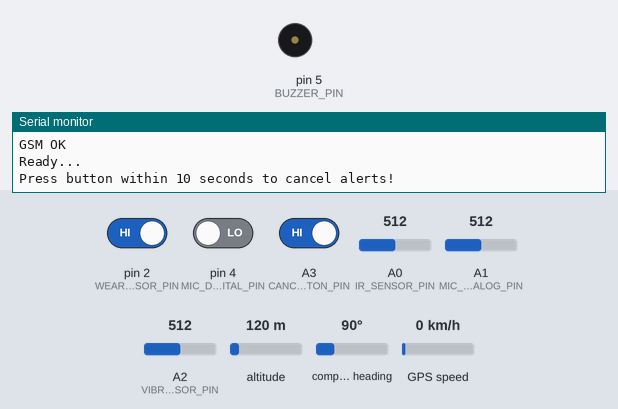
Simulated run of this sketch. Board: Arduino Uno, built with avr-gcc and run on an emulated ATmega328P. On the bench: buzzer (waves = sounding, pin HIGH), the last lines printed to the serial monitor. Inputs (shaded band) come from the test bench; at power-on: pin 2 (WEAR_SENSOR_PIN) HIGH, pin 4 (MIC_DIGITAL_PIN) LOW, A3 (CANCEL_BUTTON_PIN) HIGH, A0 (IR_SENSOR_PIN) = 512, A1 (MIC_ANALOG_PIN) = 512, A2 (VIBRATION_SENSOR_PIN) = 512, altitude 120 m, compass heading 90°, GPS speed 0 km/h. The GPS gets a fix after 3 s at 37.7749, -122.4194 with 8 satellites; the modem accepts every AT command (registered, SIM ready, sends succeed) and sends nothing else.

Above: at 6.7 s.
6.8 s: pin 2 (WEAR_SENSOR_PIN) driven LOW
At 6.92 s:
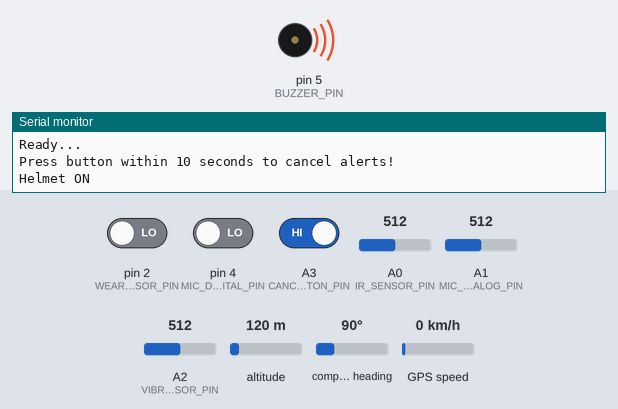
8.8 s: pin 4 (MIC_DIGITAL_PIN) driven HIGH
At 9.01 s:
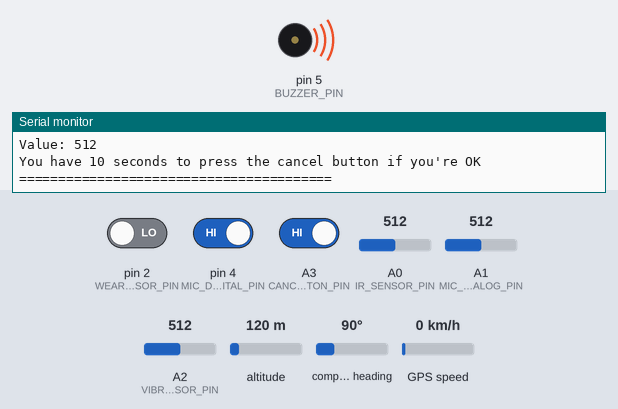
11.8 s: pin 2 (WEAR_SENSOR_PIN) driven HIGH
13.3 s: pin 2 (WEAR_SENSOR_PIN) driven LOW and A3 (CANCEL_BUTTON_PIN) driven LOW
At 15.8 s:
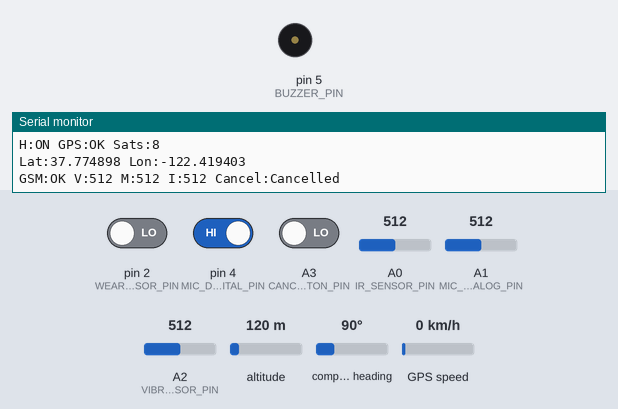
16.3 s: A0 (IR_SENSOR_PIN) set to 30
Timing chart, 0 to 19.3 s (numbered marks = the images above; inputs shaded):
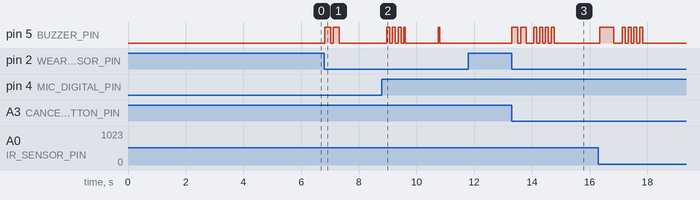

Measured:
- after the input at 6.8 s, pin 5 (BUZZER_PIN): alternates HIGH for 0.20 s and LOW for 0.10 s, 4 changes in all, then stays LOW, starting at once
- after the input at 8.8 s, pin 5 (BUZZER_PIN): goes 3 × (HIGH 0.10 s, LOW 0.10 s), HIGH 0.05 s, LOW 1.1 s, HIGH 0.05 s, then LOW, starting after 0.16 s
- after the input at 13.3 s, pin 5 (BUZZER_PIN): goes HIGH 0.20 s, LOW 0.10 s, HIGH 0.20 s, LOW 0.26 s, 3 × (HIGH 0.10 s, LOW 0.10 s), HIGH 0.10 s, then LOW, starting at once

The sketch:

smart_helmet.ino
```cpp
#include <SoftwareSerial.h>
#include <TinyGPS++.h>

// Pin Definitions
#define WEAR_SENSOR_PIN 2
#define VIBRATION_SENSOR_PIN A2
#define MIC_DIGITAL_PIN 4
#define MIC_ANALOG_PIN A1
#define IR_SENSOR_PIN A0
#define BUZZER_PIN 5
#define GSM_RX 8
#define GSM_TX 9
#define CANCEL_BUTTON_PIN A3     // Push button to cancel alerts

// GSM Serial
SoftwareSerial sim(GSM_RX, GSM_TX);
TinyGPSPlus gps;

// Phone numbers in flash memory
// IMPORTANT: Replace these placeholders with your own emergency contact
// numbers before flashing. Do NOT commit real phone numbers to a public repo.
const char num1[] PROGMEM = "+92XXXXXXXXXX"; // Emergency contact 1
const char num2[] PROGMEM = "+92XXXXXXXXXX"; // Emergency contact 2
char number1[15], number2[15];

// Status flags
bool helmetWorn = false;
bool gsmReady = false;
bool gpsReady = false;
bool accidentDetected = false;
bool emergencyDetected = false;
bool sleepDetected = false;
bool startupSent = false;
bool waitingForCancel = false;     // Flag to indicate we're waiting for cancel button
bool alertCancelled = false;       // Flag if alert was cancelled by user

// Timing
unsigned long lastAccident = 0;
unsigned long lastEmergency = 0;
unsigned long lastSleepAlert = 0;
unsigned long lastGSMCheck = 0;
unsigned long lastStatus = 0;
unsigned long helmetStart = 0;
unsigned long alertTriggerTime = 0;    // When alert was triggered
unsigned long lastButtonCheck = 0;      // For debouncing button

// Constants
const unsigned long DEBOUNCE = 3000;
const unsigned long SLEEP_INTERVAL = 5000;
const unsigned long GSM_INTERVAL = 30000;
const unsigned long GPS_TIMEOUT = 10000;
const unsigned long STATUS_INTERVAL = 2000;
const unsigned long STARTUP_DELAY = 5000;
const unsigned long CANCEL_WINDOW = 10000;     // 10 seconds to cancel
const unsigned long BUTTON_DEBOUNCE = 200;      // Button debounce time

// Thresholds
const int VIB_THRESHOLD = 1020;
const int MIC_THRESHOLD = 1400;
const int IR_THRESHOLD = 40;

// Buffers
char buffer[160];
char latBuf[12], lngBuf[12];

void setup() {
  Serial.begin(9600);
  sim.begin(9600);

  // Load numbers from flash
  strcpy_P(number1, num1);
  strcpy_P(number2, num2);

  pinMode(WEAR_SENSOR_PIN, INPUT_PULLUP);
  pinMode(VIBRATION_SENSOR_PIN, INPUT);
  pinMode(MIC_DIGITAL_PIN, INPUT);
  pinMode(MIC_ANALOG_PIN, INPUT);
  pinMode(IR_SENSOR_PIN, INPUT);
  pinMode(BUZZER_PIN, OUTPUT);
  pinMode(CANCEL_BUTTON_PIN, INPUT_PULLUP);  // Button with internal pullup

  digitalWrite(BUZZER_PIN, LOW);

  Serial.println(F("Smart Helmet v3.0 - With Cancel Button"));
  initGSM();
  Serial.println(F("Ready..."));
  Serial.println(F("Press button within 10 seconds to cancel alerts!"));
}

void loop() {
  checkHelmet();

  if (helmetWorn) {
    readGPS();
    checkGSM();

    if (!startupSent && gpsReady && gsmReady && (millis() - helmetStart > STARTUP_DELAY)) {
      sendStartup();
      startupSent = true;
    }

    checkAccident();
    checkEmergency();
    checkSleep();
    checkCancelButton();        // Check if button is pressed
    processPendingAlert();      // Process alert after cancel window
    showStatus();
  }

  delay(50);
}

void checkHelmet() {
  bool current = (digitalRead(WEAR_SENSOR_PIN) == LOW);

  if (current != helmetWorn) {
    helmetWorn = current;

    if (helmetWorn) {
      helmetStart = millis();
      startupSent = false;
      waitingForCancel = false;  // Reset cancel flag when helmet is put on
      alertCancelled = false;
      Serial.println(F("\nHelmet ON"));
      beep(2, 200);
    } else {
      Serial.println(F("\nHelmet OFF"));
      digitalWrite(BUZZER_PIN, LOW);
      accidentDetected = emergencyDetected = sleepDetected = false;
      waitingForCancel = false;  // Reset when helmet removed
      alertCancelled = false;
    }
  }
}

void checkCancelButton() {
  // Check if we're waiting for cancel and button is pressed
  if (waitingForCancel && !alertCancelled) {
    // Read button with debouncing
    if (millis() - lastButtonCheck > BUTTON_DEBOUNCE) {
      if (digitalRead(CANCEL_BUTTON_PIN) == LOW) {  // Button pressed (LOW because of pullup)
        alertCancelled = true;
        waitingForCancel = false;

        Serial.println(F("\n*** ALERT CANCELLED BY USER ***"));
        Serial.println(F("You are OK. No SMS will be sent."));

        // Give feedback with buzzer (short beep to acknowledge cancellation)
        beep(1, 100);

        // Reset detection flags
        accidentDetected = false;
        emergencyDetected = false;
        alertTriggerTime = 0;
      }
      lastButtonCheck = millis();
    }
  }
}

void processPendingAlert() {
  // Check if we have a pending alert that wasn't cancelled
  if (waitingForCancel && !alertCancelled) {
    unsigned long elapsed = millis() - alertTriggerTime;

    // Show countdown (every second)
    static unsigned long lastCountdownShow = 0;
    if (elapsed < CANCEL_WINDOW && millis() - lastCountdownShow > 1000) {
      int secondsLeft = (CANCEL_WINDOW - elapsed) / 1000;
      Serial.print(F("\n[ALERT] Press button to cancel - "));
      Serial.print(secondsLeft);
      Serial.println(F(" seconds left"));

      // Beep every second as reminder
      beep(1, 50);
      lastCountdownShow = millis();
    }

    // If cancel window expired, send the alert
    if (elapsed >= CANCEL_WINDOW) {
      waitingForCancel = false;
      Serial.println(F("\n*** NO CANCELLATION - SENDING ALERT ***"));
      sendAlertNow();  // Send the actual alert
    }
  }
}

void checkAccident() {
  int val = analogRead(VIBRATION_SENSOR_PIN);

  if (val > VIB_THRESHOLD && !accidentDetected && !waitingForCancel && (millis() - lastAccident > DEBOUNCE)) {
    accidentDetected = true;
    lastAccident = millis();
    Serial.println(F("ACCIDENT DETECTED!"));

    // Start the cancellation window instead of sending immediately
    startAlertProcess("ACCIDENT", val);
  } else if (val <= VIB_THRESHOLD && !waitingForCancel) {
    accidentDetected = false;
  }
}

void checkEmergency() {
  bool dig = digitalRead(MIC_DIGITAL_PIN) == HIGH;
  int val = analogRead(MIC_ANALOG_PIN);

  if ((dig || val > MIC_THRESHOLD) && !emergencyDetected && !waitingForCancel && (millis() - lastEmergency > DEBOUNCE)) {
    emergencyDetected = true;
    lastEmergency = millis();
    Serial.println(F("EMERGENCY DETECTED!"));

    // Start the cancellation window
    startAlertProcess("VOICE", val);
  } else if (!dig && val <= MIC_THRESHOLD && !waitingForCancel) {
    emergencyDetected = false;
  }
}

void startAlertProcess(const char* type, int val) {
  if (!helmetWorn) {
    Serial.println(F("Helmet not worn - alert ignored"));
    return;
  }

  alertTriggerTime = millis();
  waitingForCancel = true;
  alertCancelled = false;

  Serial.println(F("========================================"));
  Serial.print(F("ALERT: "));
  Serial.println(type);
  Serial.print(F("Value: "));
  Serial.println(val);
  Serial.print(F("You have "));
  Serial.print(CANCEL_WINDOW / 1000);
  Serial.println(F(" seconds to press the cancel button if you're OK"));
  Serial.println(F("========================================"));

  // Beep pattern to indicate alert (3 short beeps)
  for(int i = 0; i < 3; i++) {
    digitalWrite(BUZZER_PIN, HIGH);
    delay(100);
    digitalWrite(BUZZER_PIN, LOW);
    delay(100);
  }

  // Store alert details for later
  strcpy(buffer, type);  // Store type temporarily
  // We'll need to store val in a global variable for later use
  // For simplicity, we'll recreate it when sending
}

void sendAlertNow() {
  // Determine what type of alert we're sending
  const char* type = buffer;  // Type stored in buffer

  if (!helmetWorn || !gsmReady) {
    Serial.println(F("Cannot send - helmet off or GSM not ready"));
    return;
  }

  // Get the value from the appropriate sensor
  int val = 0;
  if (strcmp(type, "ACCIDENT") == 0) {
    val = analogRead(VIBRATION_SENSOR_PIN);
  } else {
    val = analogRead(MIC_ANALOG_PIN);
  }

  // Get coordinates as strings
  getCoordinates();

  // Build message with clear latitude and longitude
  char msgBuffer[200];
  sprintf(msgBuffer,
          "🚨EMERGENCY:%s\n"
          "Value:%d\n"
          "Latitude:%s\n"
          "Longitude:%s\n"
          "Map:http://maps.google.com/?q=%s,%s\n"
          "Time:%s\n"
          "HELP NEEDED!",
          type, val, latBuf, lngBuf, latBuf, lngBuf, getTimeStr());

  Serial.println(F("\nSending Alert:"));
  Serial.println(msgBuffer);

  sendSMS(number1, msgBuffer);
  delay(2000);
  sendSMS(number2, msgBuffer);

  // Long beep pattern for emergency
  beep(3, 500);

  // Reset detection flags
  accidentDetected = false;
  emergencyDetected = false;
}

void sendAlert(const char* type, int val) {
  // This function is kept for compatibility but won't be used directly
  // Alerts now go through the cancellation process
  if (!waitingForCancel) {
    startAlertProcess(type, val);
  }
}

void sendStartup() {
  getCoordinates();

  sprintf(buffer,
          "🪖Helmet Activated\n"
          "Latitude:%s\n"
          "Longitude:%s\n"
          "Map:http://maps.google.com/?q=%s,%s\n"
          "Time:%s",
          latBuf, lngBuf, latBuf, lngBuf, getTimeStr());

  Serial.println(F("\nSending Startup:"));
  Serial.println(buffer);

  sendSMS(number1, buffer);
  delay(2000);
  sendSMS(number2, buffer);
  beep(2, 100);
}

void readGPS() {
  while (Serial.available()) {
    gps.encode(Serial.read());
  }

  static unsigned long lastFix = 0;
  if (gps.location.isValid()) {
    if (!gpsReady) {
      Serial.println(F("GPS Fix OK"));
      printCoordinates();
    }
    gpsReady = true;
    lastFix = millis();
  } else if (millis() - lastFix > GPS_TIMEOUT) {
    gpsReady = false;
  }
}

void printCoordinates() {
  Serial.print(F("Lat: "));
  Serial.print(gps.location.lat(), 6);
  Serial.print(F(" Lon: "));
  Serial.println(gps.location.lng(), 6);
}

void checkGSM() {
  if (millis() - lastGSMCheck < GSM_INTERVAL) return;
  lastGSMCheck = millis();

  sim.println(F("AT"));
  delay(300);

  if (sim.available()) {
    String resp = sim.readString();
    gsmReady = (resp.indexOf("OK") >= 0);
  } else {
    gsmReady = false;
  }

  if (!gsmReady) initGSM();
}

void initGSM() {
  Serial.println(F("Init GSM..."));
  delay(3000);                      // Wait for SIM800L to fully boot

  for (int i = 0; i < 5; i++) {    // 5 attempts instead of 3
    while (sim.available()) sim.read(); // Flush garbage first

    sim.println(F("AT"));
    delay(1000);                    // Was 500 — SIM800L needs more time

    if (sim.available()) {
      String resp = sim.readString();
      Serial.print(F("GSM resp: "));
      Serial.println(resp);         // Print raw response so you can see it

      if (resp.indexOf("OK") >= 0) {
        sim.println(F("AT+CMGF=1"));
        delay(500);
        gsmReady = true;
        Serial.println(F("GSM OK"));
        return;
      }
    } else {
      Serial.print(F("No response, attempt "));
      Serial.println(i + 1);
    }
  }
  Serial.println(F("GSM Failed"));
}

void checkSleep() {
  int val = analogRead(IR_SENSOR_PIN);

  if (val < IR_THRESHOLD) {
    if (!sleepDetected) {
      sleepDetected = true;
      Serial.println(F("SLEEP!"));
    }

    if (millis() - lastSleepAlert > SLEEP_INTERVAL) {
      digitalWrite(BUZZER_PIN, HIGH);
      delay(500);
      digitalWrite(BUZZER_PIN, LOW);
      lastSleepAlert = millis();
    }
  } else {
    sleepDetected = false;
    digitalWrite(BUZZER_PIN, LOW);
  }
}

void getCoordinates() {
  if (gps.location.isValid()) {
    dtostrf(gps.location.lat(), 2, 6, latBuf);
    dtostrf(gps.location.lng(), 2, 6, lngBuf);
  } else {
    strcpy(latBuf, "Waiting...");
    strcpy(lngBuf, "Waiting...");
  }
}

char* getTimeStr() {
  static char timeBuf[20];
  if (gps.time.isValid()) {
    sprintf(timeBuf, "%02d:%02d:%02d",
            gps.time.hour(), gps.time.minute(), gps.time.second());
  } else {
    unsigned long up = millis() / 1000;
    sprintf(timeBuf, "Up:%luh%lum", up/3600, (up%3600)/60);
  }
  return timeBuf;
}

void sendSMS(const char* num, const char* msg) {
  sim.println(F("AT+CMGF=1"));
  delay(300);

  sim.print(F("AT+CMGS=\""));
  sim.print(num);
  sim.println(F("\""));
  delay(500);

  sim.println(msg);
  delay(200);
  sim.println((char)26);
  delay(3000);

  Serial.print(F("Sent to: "));
  Serial.println(num);
}

void showStatus() {
  if (millis() - lastStatus < STATUS_INTERVAL) return;
  lastStatus = millis();

  Serial.print(F("\n=== STATUS ===\nH:"));
  Serial.print(helmetWorn ? "ON" : "OFF");
  Serial.print(F(" GPS:"));
  Serial.print(gpsReady ? "OK" : "NO");
  Serial.print(F(" Sats:"));
  Serial.print(gps.satellites.value());

  if (gps.location.isValid()) {
    Serial.print(F("\nLat:"));
    Serial.print(gps.location.lat(), 6);
    Serial.print(F(" Lon:"));
    Serial.print(gps.location.lng(), 6);
  }

  Serial.print(F("\nGSM:"));
  Serial.print(gsmReady ? "OK" : "NO");
  Serial.print(F(" V:"));
  Serial.print(analogRead(VIBRATION_SENSOR_PIN));
  Serial.print(F(" M:"));
  Serial.print(analogRead(MIC_ANALOG_PIN));
  Serial.print(F(" I:"));
  Serial.print(analogRead(IR_SENSOR_PIN));

  // Show cancel button status
  Serial.print(F(" Cancel:"));
  Serial.print(waitingForCancel ? "Waiting" : (alertCancelled ? "Cancelled" : "Ready"));

  if (waitingForCancel && !alertCancelled) {
    unsigned long remaining = (CANCEL_WINDOW - (millis() - alertTriggerTime)) / 1000;
    Serial.print(F(" TimeLeft:"));
    Serial.print(remaining);
    Serial.print(F("s"));
  }
  Serial.println();
}

void beep(int count, int duration) {
  for (int i = 0; i < count; i++) {
    digitalWrite(BUZZER_PIN, HIGH);
    delay(duration);
    digitalWrite(BUZZER_PIN, LOW);
    delay(100);
  }
}

// Test functions
void testSMS() {
  if (helmetWorn && gsmReady) {
    getCoordinates();
    sprintf(buffer,
            "Test Message\n"
            "Lat:%s\n"
            "Lon:%s\n"
            "Map:http://maps.google.com/?q=%s,%s",
            latBuf, lngBuf, latBuf, lngBuf);
    sendSMS(number1, buffer);
  }
}

void testAlert() {
  if (helmetWorn) {
    Serial.println(F("Testing alert system with cancel window..."));
    startAlertProcess("TEST", 999);
  }
}

void printRawGPS() {
  if (gps.location.isValid()) {
    Serial.print(F("Raw - Lat: "));
    Serial.print(gps.location.lat(), 6);
    Serial.print(F(" Lon: "));
    Serial.println(gps.location.lng(), 6);
  }
}
```
